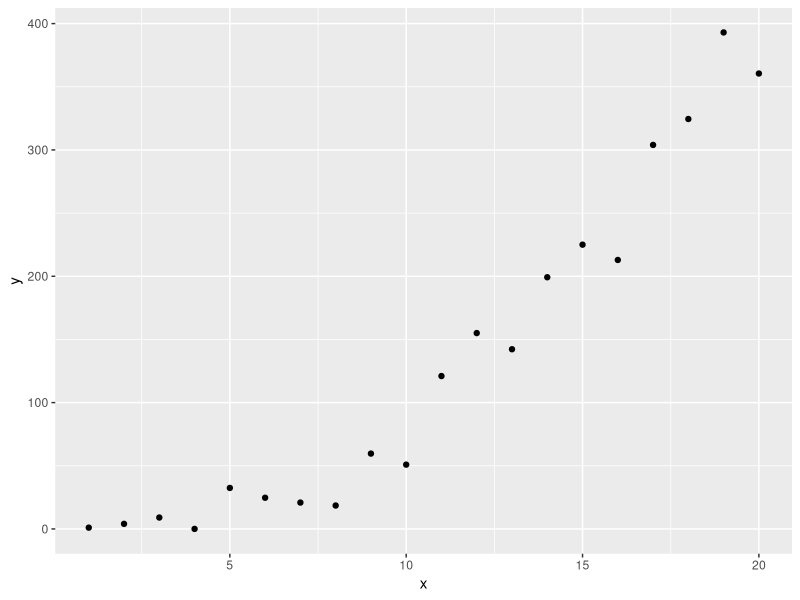

This chart was generated by the following R code: (Note: this script raises an error after producing the figure.)
## ---- chunk 1
knitr::opts_chunk$set(echo = TRUE)
library(tidyverse)
## ---- chunk 2
model_list<-list()
## ---- chunk 3
x<-seq(1,20)
y<-x^2
y_error<-50*runif(20)*sample(-1:1,20,replace = TRUE)
y<-y+y_error

df_exp<-data.frame(x,y)%>%mutate(y=ifelse(y<0,0,y))
ggplot(df_exp,aes(x=x,y=y))+geom_point()
## ---- chunk 4
model_list[['base']]<-lm(y~x,data=df_exp)
summary(model_list[['base']])


## ---- chunk 5
library(lmtest)
lmtest::bptest(model_list[['base']])
## ---- chunk 6
resid_panel(model_list[['base']])
## ---- chunk 7
(p1<-powerTransform(df_exp))


model_list[['transform']]<-lm(y^p1$lambda[[2]]~x,data = df_exp)

summary(model_list[['transform']])
resid_panel(model_list[['transform']])
## ---- chunk 8
#function for looking at adjusted r squared values
lapply(model_list, function(f) list(adj.r.squared=summary(f)$adj.r.squared,beta_estimate=f$coefficient[[2]],confidence_interval=confint(f)))
